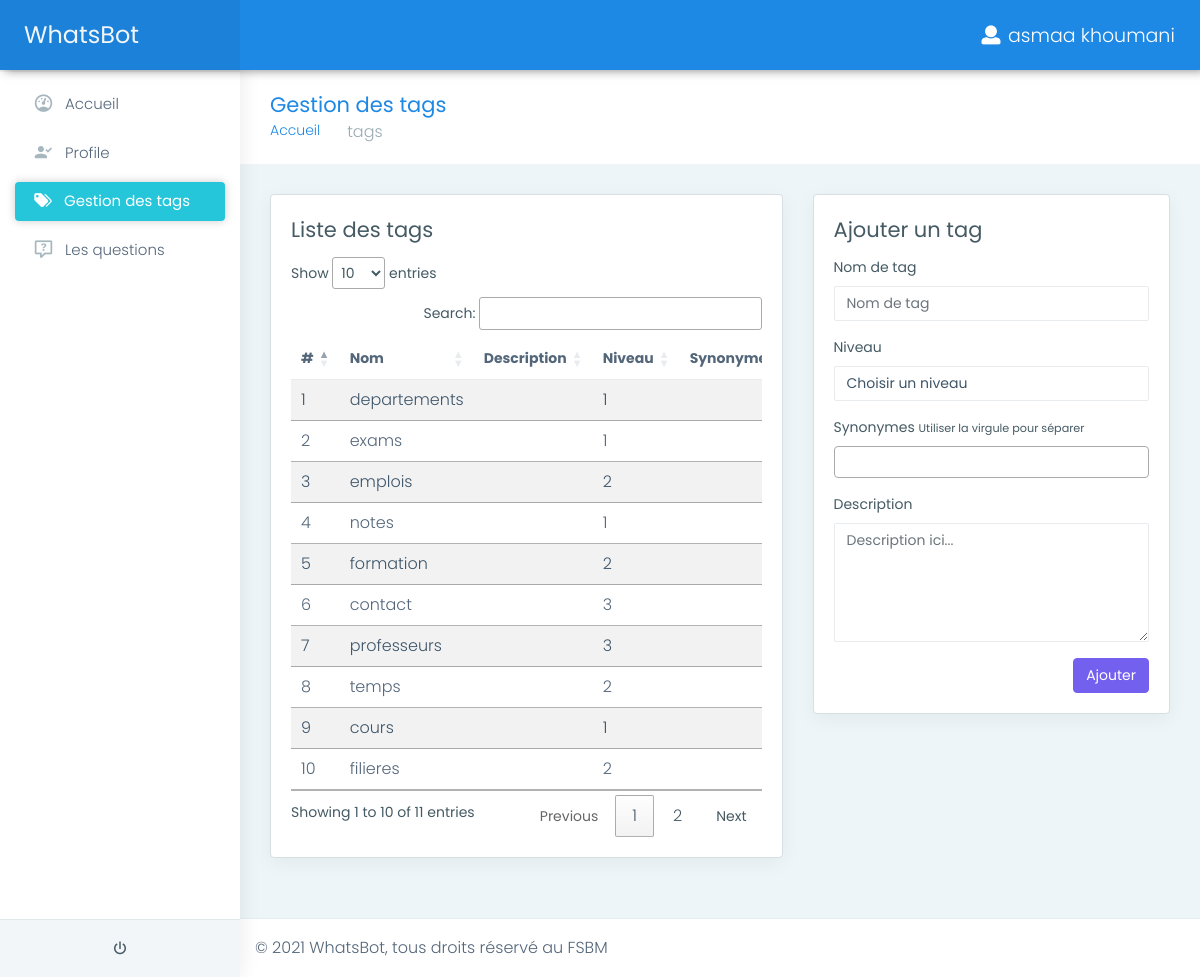
/tags.php (signed in), run on the app's committed database.
### tables this page shows
CREATE TABLE `users` (
  `id` int(11) NOT NULL,
  `username` varchar(50) NOT NULL,
  `email` varchar(150) NOT NULL,
  `password` varchar(128) NOT NULL,
  `created_at` timestamp NOT NULL DEFAULT current_timestamp(),
  `updated_at` timestamp NOT NULL DEFAULT current_timestamp() ON UPDATE current_timestamp()
);

CREATE TABLE `tags` (
  `id` int(11) NOT NULL,
  `name` varchar(60) NOT NULL,
  `description` text NOT NULL,
  `synonyms` text DEFAULT NULL,
  `level` int(11) NOT NULL,
  `created_at` timestamp NOT NULL DEFAULT current_timestamp(),
  `updated_at` timestamp NOT NULL DEFAULT current_timestamp() ON UPDATE current_timestamp()
);

### routes.php (called while the page is built, shortened)
<?php
function route($name, $params = []){
    $p = [];
    foreach($params as $k=>$v) $p[] = $k . "=" . $v;
    $p = implode('&', $p);
    if(strlen($p) > 0) $p = '?' . $p;
    $ctrl = 'controllers/';
    $tags = $ctrl.'tags/';
    switch($name){
        case 'logout': return $ctrl.'logout.php';
        case 'tags.add_edit': return $tags.'add_edit.php';
        case 'tags.delete': return $tags.'delete.php'.$p;
    }
}

### tags.php (the view, shortened to what this page needs)
<?php require_once 'header.php';
?>
<div class="page-wrapper">
    <div class="page-breadcrumb">
        <div class="row align-items-center">
            <div class="col-md-6 col-8 align-self-center">
                <h3 class="page-title mb-0 p-0">Gestion des tags</h3>
                <div class="d-flex align-items-center">
                    <nav aria-label="breadcrumb">
                        <ol class="breadcrumb">
                            <li class="breadcrumb-item"><a href="index.php">Accueil</a></li>
                            <li class="breadcrumb-item active" aria-current="page">tags</li>
                        </ol>
                    </nav>
                </div>
            </div>
        </div>
    </div>
    <div class="container-fluid">
        <div class="row">
            <div class="col-md-7">
                <div class="card">
                    <div class="card-body">
                        <h4 class="card-title">Liste des tags</h4>
                        <div class="table-responsive">
                            <table class="table user-table table-striped" id="myTable">
                                <thead>
                                    <tr>
                                        <th class="border-top-0">#</th>
                                        <th class="border-top-0">Nom</th>
                                        <th class="border-top-0">Description</th>
                                        <th class="border-top-0">Niveau</th>
                                        <th class="border-top-0">Synonymes</th>
                                    </tr>
                                </thead>
                                <tbody>
                                    <?php
                                        $tags = $conn->query('SELECT * FROM tags ORDER BY id DESC');
                                        while($tag = $tags->fetch_object()):
                                    ?>
                                        <tr>
                                            <td><?= $tag->id ?></td>
                                            <td><?= $tag->name ?></td>
                                            <td><?= $tag->description ?></td>
                                            <td><?= $tag->level ?></td>
                                            <td><?= $tag->synonyms ?></td>
                                        </tr>
                                    <?php endwhile ?>
                                </tbody>
                            </table>
                        </div>
                    </div>
                </div>
            </div>
            <div class="col-md-5">
                <div class="card">
                    <div class="card-body">
                        <h4 class="card-title">
                            <?php if(! isset($_GET['id'])) : ?>
                                Ajouter un tag
                            <?php else: ?>
                                Modifier le tag : <?= $tag_edit->name ?>
                                <span class="fright"><a href="tags.php"><small>Annuler la modification</small></a></span>
                            <?php endif ?>
                        </h4>
                        <form action="<?= route('tags.add_edit') ?>" method="POST" role="form">
                            <div class="form-group">
                                <label for="name">Nom de tag</label>
                                <input type="text" name="name" class="form-control" placeholder="Nom de tag" id="name" value="<?= $tag_edit->name ?? '' ?>">
                            </div>
                            <div class="form-group">
                                <label for="level">Niveau</label>
                                <select name="level" id="level" class="form-control">
                                    <option value="0" selected disabled>Choisir un niveau</option>
                                </select>
                            </div>
                            <div class="form-group">
                                <label for="synonyms">Synonymes</label>
                                <small>Utiliser la virgule pour séparer</small>
                            </div>
                            <div class="form-group">
                                <label for="description">Description</label>
                                <textarea name="description" id="description" name="description" class="form-control" placeholder="Description ici..." rows="5"><?= $tag_edit->description ?? '' ?></textarea>
                            </div>
                            <div class="form-group">
                                <?php if(isset($_GET['id'])) : ?>
                                    <button name="doedittag" class="btn btn-warning fright" type="submit">Enregistrer</button>
                                <?php else : ?>
                                    <button name="doaddtag" class="btn btn-primary fright" type="submit">Ajouter</button>
                                <?php endif ?>
                            </div>
                        </form>
                    </div>
                </div>
            </div>
        </div>
    </div>
<?php require_once 'footer.php' ?>

### header.php (shortened to what this page needs)
<?php require_once 'config.php';
$user = $conn->query("SELECT * FROM users WHERE id = '{$_SESSION[APP_SESSION_ID]}'")->fetch_object();
?>
<!DOCTYPE html>
<html dir="ltr" lang="en">
<head>
    <link href="assets/plugins/chartist-js/dist/chartist.min.css" rel="stylesheet">
    <link href="assets/plugins/chartist-js/dist/chartist-init.css" rel="stylesheet">
    <link href="assets/plugins/chartist-plugin-tooltip-master/dist/chartist-plugin-tooltip.css" rel="stylesheet">
    <link href="https://cdn.jsdelivr.net/npm/select2@4.1.0-rc.0/dist/css/select2.min.css" rel="stylesheet" />
    <link rel="stylesheet" href="//cdn.datatables.net/1.10.24/css/jquery.dataTables.min.css">
    <link href="assets/plugins/c3-master/c3.min.css" rel="stylesheet">
    <link href="assets/css/style.min.css" rel="stylesheet">
</head>
<body>
    <div id="main-wrapper" data-layout="vertical" data-navbarbg="skin6" data-sidebartype="full"
        data-sidebar-position="absolute" data-header-position="absolute" data-boxed-layout="full">
        <header class="topbar" data-navbarbg="skin6">
            <nav class="navbar top-navbar navbar-expand-md navbar-dark">
                <div class="navbar-header" data-logobg="skin6">
                    <a class="navbar-brand ms-4" href="index.php">
                        <span class="logo-text">
                            <span class="text-light" style="font-size: 24px;"><?= APP_NAME ?></span>
                        </span>
                    </a>
                </div>
                <div class="navbar-collapse collapse" id="navbarSupportedContent" data-navbarbg="skin5">
                    <ul class="navbar-nav">
                        <li class="nav-item dropdown">
                            <a class="nav-link dropdown-toggle text-muted waves-effect waves-dark" href="#" id="navbarDropdown" role="button" data-bs-toggle="dropdown" aria-expanded="false">
                               <i class="fa fa-fw fa-user"></i> <?= $user->username ?>
                            </a>
                        </li>
                    </ul>
                </div>
            </nav>
        </header>
        <aside class="left-sidebar" data-sidebarbg="skin6">
            <div class="scroll-sidebar">
                <nav class="sidebar-nav">
                    <ul id="sidebarnav">
                        <li class="sidebar-item"> <a class="sidebar-link waves-effect waves-dark sidebar-link"
                                href="index.php" aria-expanded="false"><i class="mdi me-2 mdi-gauge"></i><span
                                    class="hide-menu">Accueil</span></a></li>
                        <li class="sidebar-item"> <a class="sidebar-link waves-effect waves-dark sidebar-link"
                                href="profile.php" aria-expanded="false">
                                <i class="mdi me-2 mdi-account-check"></i><span class="hide-menu">Profile</span></a>
                        </li>
                        <li class="sidebar-item"> <a class="sidebar-link waves-effect waves-dark sidebar-link"
                                href="tags.php" aria-expanded="false"><i class="mdi me-2 mdi-tag-multiple"></i><span
                                    class="hide-menu">Gestion des tags</span></a></li>
                        <li class="sidebar-item"> <a class="sidebar-link waves-effect waves-dark sidebar-link"
                            href="questions.php" aria-expanded="false"><i class="mdi me-2 mdi-comment-question-outline"></i><span
                                class="hide-menu">Les questions</span></a></li>
                    </ul>
                </nav>
            </div>
            <div class="sidebar-footer">
                <div class="row">
                    <div class="col-12 link-wrap">
                        <a href="<?= route('logout') ?>" class="link" data-toggle="tooltip" title="" data-original-title="Logout"><i
                                class="mdi mdi-power"></i></a>
                    </div>
                </div>
            </div>
        </aside>

### data on the page
users: username "asmaa khoumani"
tags: id "10", name "filieres", level "2"
tags: id "9", name "cours", level "1"
tags: id "8", name "temps", level "2"
tags: id "7", name "professeurs", level "3"
tags: id "6", name "contact", level "3"
tags: id "5", name "formation", level "2"
tags: id "4", name "notes", level "1"
tags: id "3", name "emplois", level "2"
tags: id "2", name "exams", level "1"
tags: id "1", name "departements", level "1"

### other printed values
APP_NAME "WhatsBot"
COPYRIGHT "WhatsBot, tous droits réservé au FSBM"
